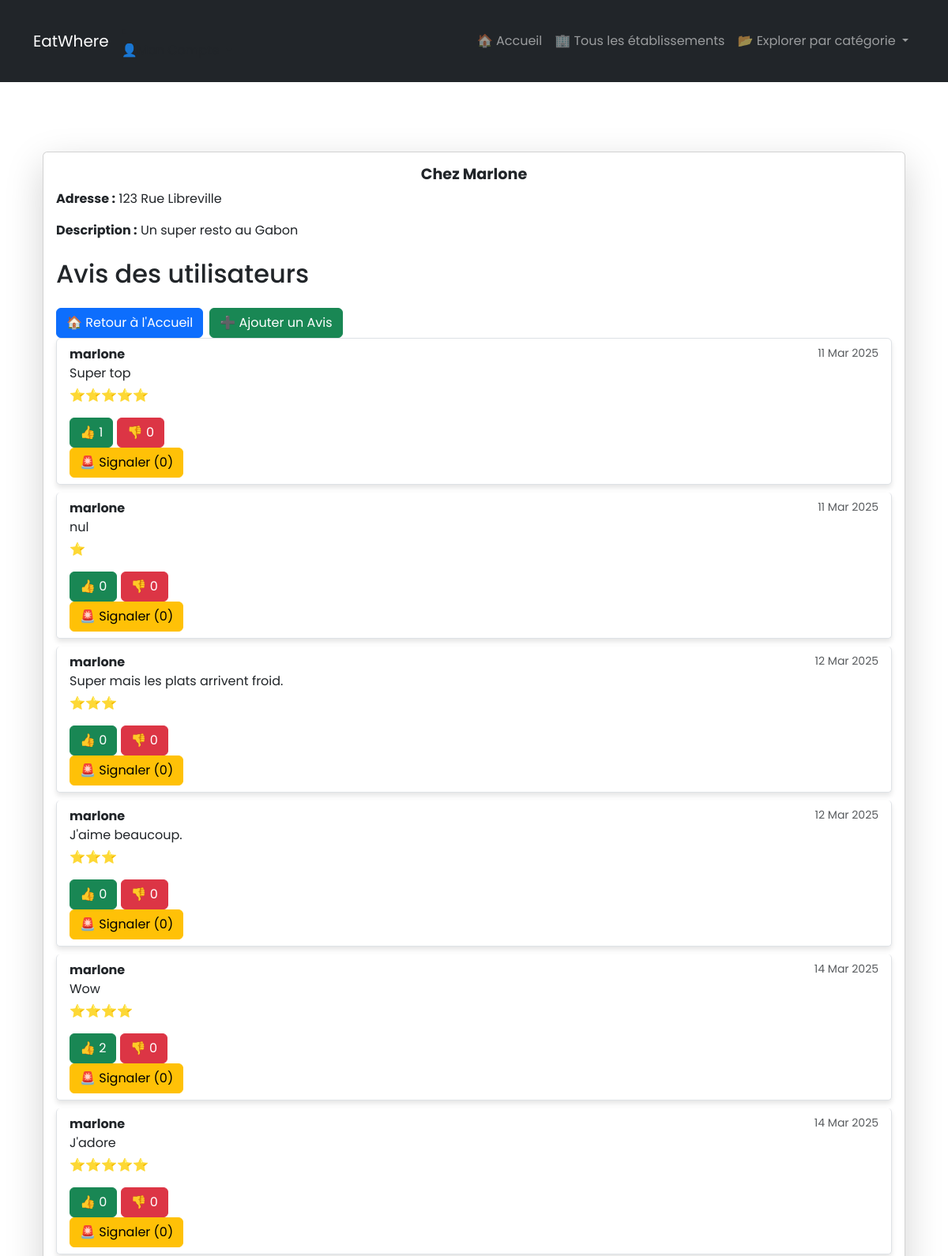
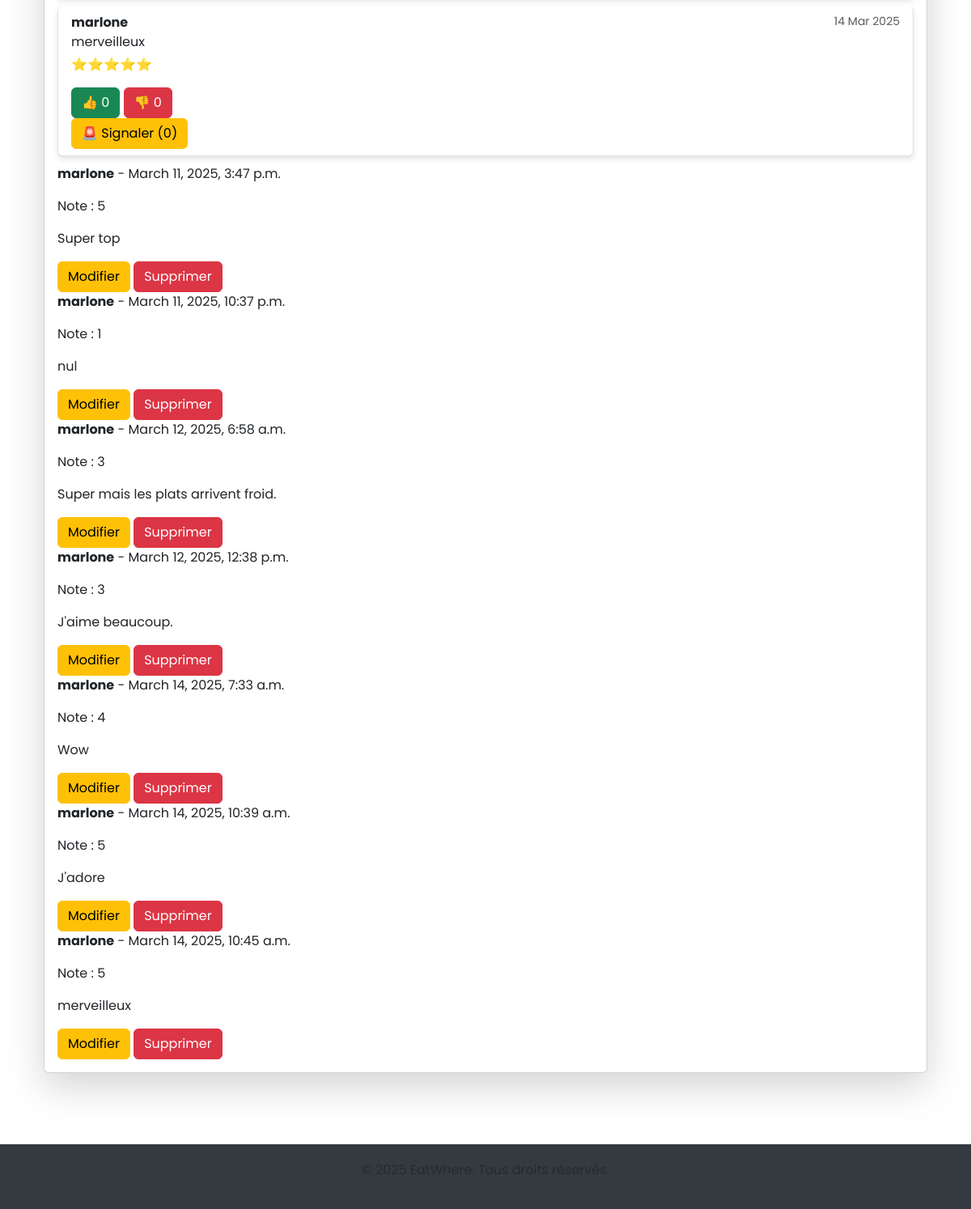
/establishment/1/ (signed in), run on the app's committed database (2 pictures, top to bottom).
### reviews/models.py (models this page shows, shortened)
class Establishment(models.Model):
    CATEGORY_CHOICES = [
        ('restaurant', 'Restaurant'),
        ('fast-food', 'Fast Food'),
        ('cafe', 'Café'),
        ('bar', 'Bar'),
        ('autre', 'Autre'),
    ]
    nom_r = models.CharField(max_length=100)
    description = models.TextField()
    addresse = models.CharField(max_length=255)
    ville = models.CharField(max_length=100)
    categorie = models.CharField(max_length=50, choices=CATEGORY_CHOICES)  # Correction ici ✅
    crée_le = models.DateTimeField(auto_now_add=True)  # Date de création automatique

class Review(models.Model):
    utilisateur = models.ForeignKey(User, on_delete=models.CASCADE)
    etablissement = models.ForeignKey(Establishment, related_name='reviews', on_delete=models.CASCADE)
    note = models.IntegerField()
    commentaire = models.TextField()
    crée_le = models.DateTimeField(auto_now_add=True)
    likes = models.ManyToManyField(User, related_name='liked_reviews', blank=True)
    dislikes = models.ManyToManyField(User, related_name='disliked_reviews', blank=True)
    reports = models.ManyToManyField(User, related_name='reported_reviews', blank=True)
    def total_likes(self):
        return self.likes.count()
    def total_dislikes(self):
        return self.dislikes.count()
    def total_reports(self):
        return self.reports.count()

### reviews/views.py (the view)
# urls.py: path('establishment/<int:establishment_id>/', establishment_detail, name='establishment_detail'),  # Détail d'un établissement
def establishment_detail(request, establishment_id):
    establishment = get_object_or_404(Establishment, pk=establishment_id)
    reviews = establishment.reviews.all()
    if request.method == 'POST':
        form = ReviewForm(request.POST)
        if form.is_valid():
            new_review = form.save(commit=False)
            new_review.establishment = establishment
            new_review.utilisateur = request.user
            new_review.save()
            return redirect('establishment_detail', establishment_id=establishment.id)
    else:
        form = ReviewForm()
    return render(request, 'reviews/establishment_detail.html', {
        'establishment': establishment,
        'reviews': reviews,
        'form': form
    })

### reviews/templates/reviews/establishment_detail.html (shortened to what this page needs)
{% extends "reviews/base.html" %}
{% block content %}
<div class="container mt-5">
    <div class="card shadow-lg rounded">
        <div class="card-body">
            <h1 class="card-title text-center">{{ establishment.nom_r }}</h1>
            <p class="card-text"><strong>Adresse :</strong> {{ establishment.addresse }}</p>
            <p class="card-text"><strong>Description :</strong> {{ establishment.description }}</p>
            <h2 class="mt-4">Avis des utilisateurs</h2>
            <div class="mt-4 d-flex flex-wrap gap-2">
                <a href="{% url 'home' %}" class="btn btn-primary">🏠 Retour à l'Accueil</a>
                <a href="{% url 'add_review' establishment.id %}" class="btn btn-success">➕ Ajouter un Avis</a>
            </div>
            {% if establishment.reviews.exists %}
                <ul class="list-group">
                    {% for review in establishment.reviews.all %}
                        <li class="list-group-item">
                            <div class="d-flex justify-content-between">
                                <strong>{{ review.utilisateur.username }}</strong>
                                <small class="text-muted">{{ review.crée_le|date:"d M Y" }}</small>
                            </div>
                            <p class="mb-1">{{ review.commentaire }}</p>
                            <p class="text-warning">
                                {% for _ in "⭐"|ljust:review.note %}⭐{% endfor %}
                            </p>
                            <div class="vote-buttons">
                                <button class="btn btn-success vote-btn" data-review-id="{{ review.id }}" data-vote-type="like">
                                    👍 <span id="like-count-{{ review.id }}">{{ review.total_likes }}</span>
                                </button>
                                <button class="btn btn-danger vote-btn" data-review-id="{{ review.id }}" data-vote-type="dislike">
                                    👎 <span id="dislike-count-{{ review.id }}">{{ review.total_dislikes }}</span>
                                </button>
                                <div class="report-section">
                                    <button class="btn btn-warning report-btn" data-review-id="{{ review.id }}">
                                        🚨 Signaler (<span id="report-count-{{ review.id }}">{{ review.total_reports }}</span>)
                                    </button>
                                </div>
                        </li>
                    {% endfor %}
                </ul>
            {% else %}
                <p class="text-muted">Aucun avis pour le moment. Soyez le premier à donner votre avis !</p>
            {% endif %}
            {% for review in reviews %}
                 <div class="review">
                     {% if request.user.is_authenticated and review.utilisateur == request.user %}
                         <p><strong>{{ review.utilisateur.username }}</strong> - {{ review.crée_le }}</p>
                         <p>Note : {{ review.note }}</p>
                         <p>{{ review.commentaire }}</p>
                         <div class="review-actions">
                             <a href="{% url 'edit_review' review.id %}" class="btn btn-warning">Modifier</a>
                             <a href="{% url 'delete_review' review.id %}" class="btn btn-danger" onclick="return confirm('Êtes-vous sûr de vouloir supprimer cet avis ?');">Supprimer</a>
                          </div>
                       {% endif %}
                 </div>
             {% endfor %}
        </div>
    </div>
 </div>
{% endblock %}

### static/css/css/style.css (style rules this page uses)
* { margin: 0; padding: 0; box-sizing: border-box; font-family: 'Poppins', sans-serif; }
body { background-color: #f8f9fa; color: #333; line-height: 1.6; }
.container { max-width: 1100px; margin: auto; padding: 20px; }
h1, h2, h3 { font-weight: 600; color: #343a40; }
.btn { border-radius: 5px; transition: all 0.3s ease-in-out; }
.btn-primary { background: #007bff; border: none; }
.card { border: none; box-shadow: 0 4px 8px rgba(0, 0, 0, 0.1); transition: transform 0.3s ease-in-out; }
.card-title { font-size: 1.2rem; font-weight: bold; }
.card-body { padding: 20px; }
.list-group-item { border: none; background: #ffffff; box-shadow: 0px 4px 6px rgba(0, 0, 0, 0.1); margin-bottom: 10px; border-radius: 5px; }

### data on the page
Establishment: nom_r "Chez Marlone", addresse "123 Rue Libreville", description "Un super resto au Gabon"
Review: utilisateur.username "marlone", crée_le "11 Mar 2025", commentaire "Super top", total_likes "1", total_dislikes "0", total_reports "0", crée_le "March 11, 2025, 3:47 p.m.", note "5"
Review: utilisateur.username "marlone", crée_le "11 Mar 2025", commentaire "nul", total_likes "0", total_dislikes "0", total_reports "0", crée_le "March 11, 2025, 10:37 p.m.", note "1"
Review: utilisateur.username "marlone", crée_le "12 Mar 2025", commentaire "Super mais les plats arrivent froid.", total_likes "0", total_dislikes "0", total_reports "0", crée_le "March 12, 2025, 6:58 a.m.", note "3"
Review: utilisateur.username "marlone", crée_le "12 Mar 2025", commentaire "J'aime beaucoup.", total_likes "0", total_dislikes "0", total_reports "0", crée_le "March 12, 2025, 12:38 p.m.", note "3"
Review: utilisateur.username "marlone", crée_le "14 Mar 2025", commentaire "Wow", total_likes "2", total_dislikes "0", total_reports "0", crée_le "March 14, 2025, 7:33 a.m.", note "4"
Review: utilisateur.username "marlone", crée_le "14 Mar 2025", commentaire "J'adore", total_likes "0", total_dislikes "0", total_reports "0", crée_le "March 14, 2025, 10:39 a.m.", note "5"
Review: utilisateur.username "marlone", crée_le "14 Mar 2025", commentaire "merveilleux", total_likes "0", total_dislikes "0", total_reports "0", crée_le "March 14, 2025, 10:45 a.m.", note "5"
